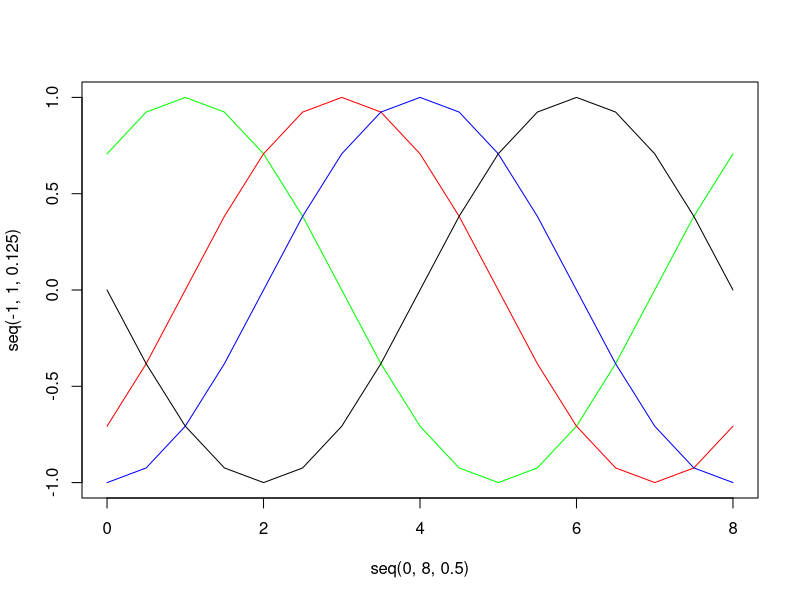
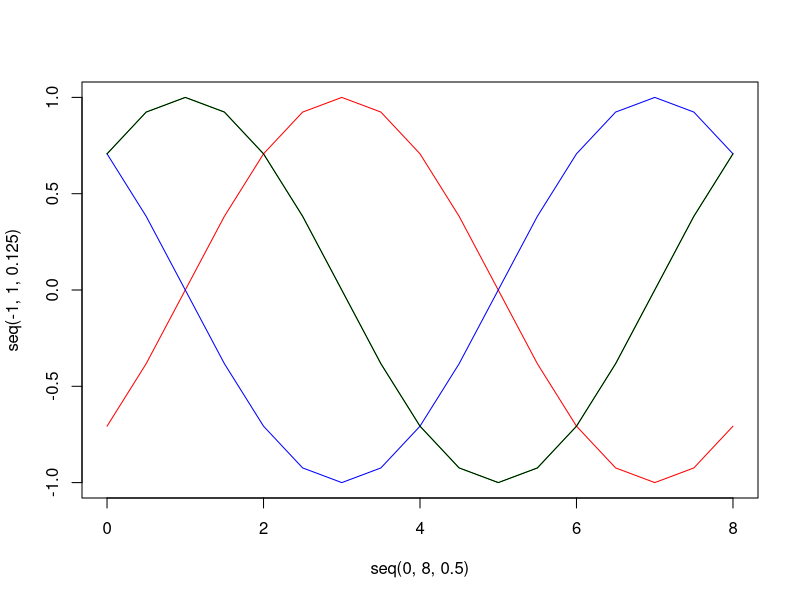
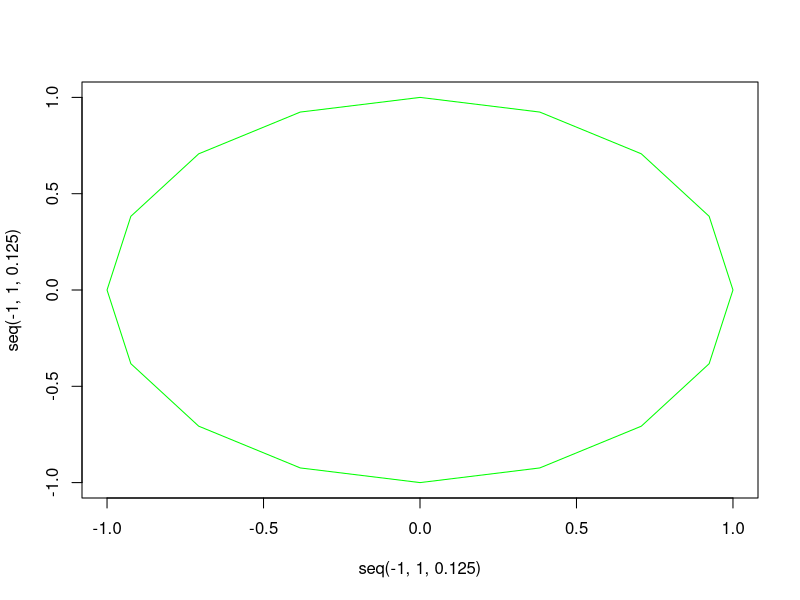
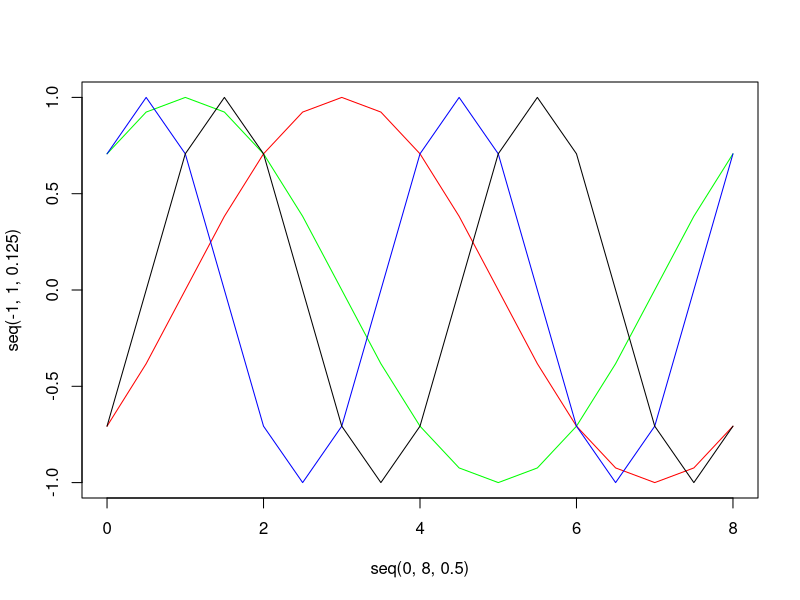
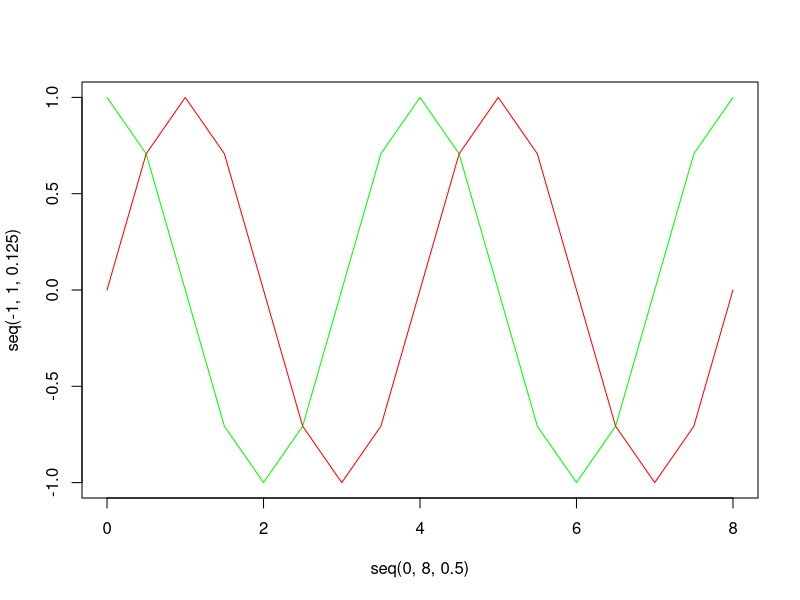

These figures' R source, in order:
## Tutorial 2 ----

rm(list=ls())


## Q1 - Lotka volterra ----

x <- function(t, R, omega, phi) {
    return(R*cos(omega*t - phi))
}

y <- function(t, R, omega, phi) {
    return(R*sin(omega*t - phi))
}

t <- seq(0, 8, 0.5)

plot(seq(0, 8, 0.5), seq(-1, 1, 0.125), type="n")

lines(t, x(t, R=1, omega=pi/4, phi=pi/4), col="green")
lines(t, y(t, R=1, omega=pi/4, phi=pi/4), col="red")

# x(0, 1, pi/4, pi/4)
# x(1, 1, pi/4, pi/4)
# x(2, 1, pi/4, pi/4)
# x(3, 1, pi/4, pi/4)
# x(4, 1, pi/4, pi/4)
# x(5, 1, pi/4, pi/4)
# x(6, 1, pi/4, pi/4)
# x(7, 1, pi/4, pi/4)
# x(8, 1, pi/4, pi/4)
# 
# y(0, 1, pi/4, pi/4)
# y(1, 1, pi/4, pi/4)
# y(2, 1, pi/4, pi/4)
# y(3, 1, pi/4, pi/4)
# y(4, 1, pi/4, pi/4)
# y(5, 1, pi/4, pi/4)
# y(6, 1, pi/4, pi/4)
# y(7, 1, pi/4, pi/4)
# y(8, 1, pi/4, pi/4)


## changing the phase, phi = translation - shift horizontally
lines(t, x(t, R=1, omega=pi/4, phi=pi), col="blue")
lines(t, y(t, R=1, omega=pi/4, phi=pi), col="black")

# chaning sign of phi
plot(seq(0, 8, 0.5), seq(-1, 1, 0.125), type="n")

lines(t, x(t, R=1, omega=pi/4, phi=pi/4), col="green")
lines(t, y(t, R=1, omega=pi/4, phi=pi/4), col="red")

lines(t, x(t, R=1, omega=pi/4, phi=-pi/4), col="blue")
lines(t, y(t, R=1, omega=pi/4, phi=-pi/4), col="black")


# x vs y
plot(seq(-1, 1, 0.125), seq(-1, 1, 0.125), type="n")
lines(x(t, R=1, omega=pi/4, phi=pi/4), y(t, R=1, omega=pi/4, phi=pi/4), col="green")


# CHANGING OMEGA
plot(seq(0, 8, 0.5), seq(-1, 1, 0.125), type="n")

# orig
lines(t, x(t, R=1, omega=pi/4, phi=pi/4), col="green")
lines(t, y(t, R=1, omega=pi/4, phi=pi/4), col="red")

# now w omega twice as big == twice as many oscillations/time
lines(t, x(t, R=1, omega=pi/2, phi=pi/4), col="blue")
lines(t, y(t, R=1, omega=pi/2, phi=pi/4), col="black")


# omega = pi/2, phi = 0
plot(seq(0, 8, 0.5), seq(-1, 1, 0.125), type="n")
lines(t, x(t, R=1, omega=pi/2, phi=0), col="green")
lines(t, y(t, R=1, omega=pi/2, phi=0), col="red")

cos(pi/4)
sin(-pi/4)
